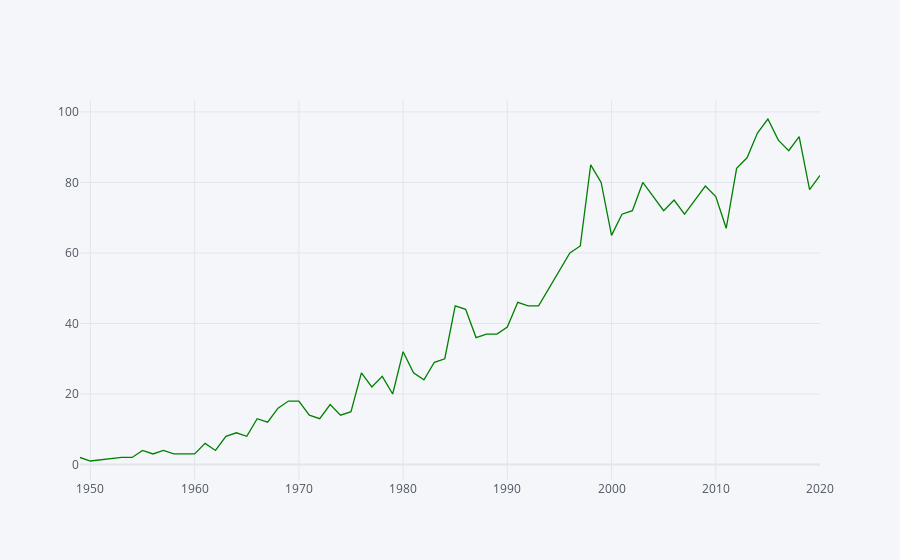

This figure's notebook cell:
### Markdown cell above
**Challenge**: Plot the number of themes released by year on a line chart. Only include the full calendar years (i.e., exclude 2020 and 2021).

### Code cell
themes_by_year[:-1].iplot(colors='green')

### Figure 1 — Plotly figure (JSON) as saved in the notebook; plotly's stock layout.template omitted (floating-point values rounded to 4 significant figures)
{"data": [{"line": {"color": "rgba(0, 128, 0, 1.0)", "dash": "solid", "shape": "linear", "width": 1.3}, "mode": "lines", "name": "num_of_themes", "text": "", "type": "scatter", "x": [1949, 1950, 1953, 1954, 1955, 1956, 1957, 1958, 1959, 1960, 1961, 1962, 1963, 1964, 1965, 1966, 1967, 1968, 1969, 1970, 1971, 1972, 1973, 1974, 1975, 1976, 1977, 1978, 1979, 1980, 1981, 1982, 1983, 1984, 1985, 1986, 1987, 1988, 1989, 1990, 1991, 1992, 1993, 1994, 1995, 1996, 1997, 1998, 1999, 2000, 2001, 2002, 2003, 2004, 2005, 2006, 2007, 2008, 2009, 2010, 2011, 2012, 2013, 2014, 2015, 2016, 2017, 2018, 2019, 2020], "y": [2, 1, 2, 2, 4, 3, 4, 3, 3, 3, 6, 4, 8, 9, 8, 13, 12, 16, 18, 18, 14, 13, 17, 14, 15, 26, 22, 25, 20, 32, 26, 24, 29, 30, 45, 44, 36, 37, 37, 39, 46, 45, 45, 50, 55, 60, 62, 85, 80, 65, 71, 72, 80, 76, 72, 75, 71, 75, 79, 76, 67, 84, 87, 94, 98, 92, 89, 93, 78, 82]}], "layout": {"legend": {"bgcolor": "#F5F6F9", "font": {"color": "#4D5663"}}, "paper_bgcolor": "#F5F6F9", "plot_bgcolor": "#F5F6F9", "title": {"font": {"color": "#4D5663"}}, "xaxis": {"gridcolor": "#E1E5ED", "showgrid": true, "tickfont": {"color": "#4D5663"}, "title": {"font": {"color": "#4D5663"}, "text": ""}, "zerolinecolor": "#E1E5ED"}, "yaxis": {"gridcolor": "#E1E5ED", "showgrid": true, "tickfont": {"color": "#4D5663"}, "title": {"font": {"color": "#4D5663"}, "text": ""}, "zerolinecolor": "#E1E5ED"}}}
